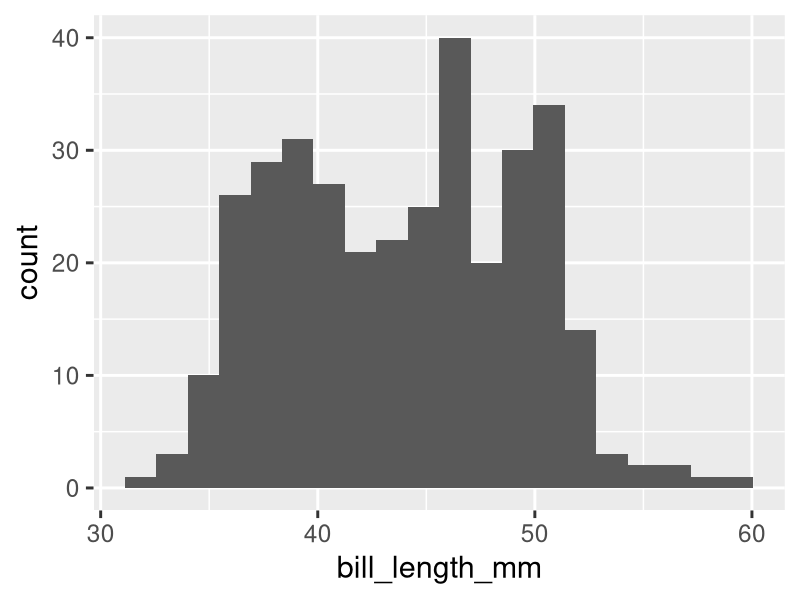
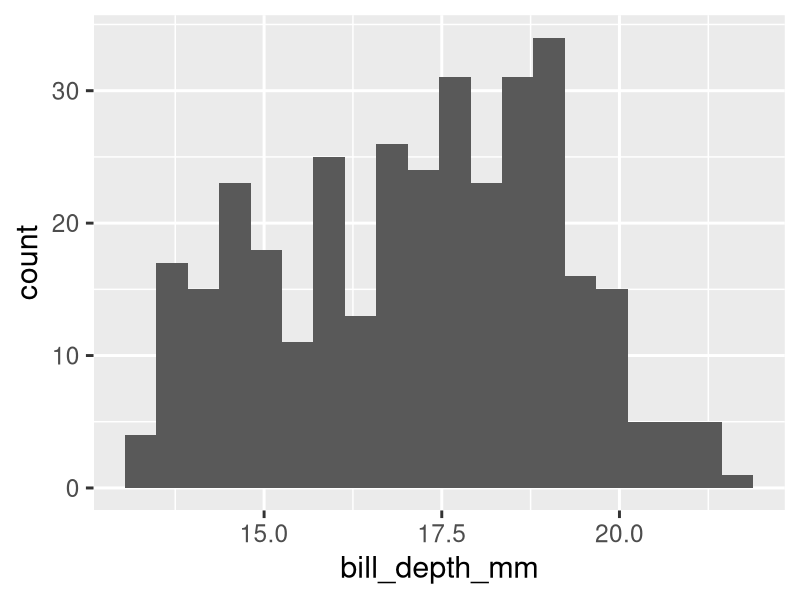
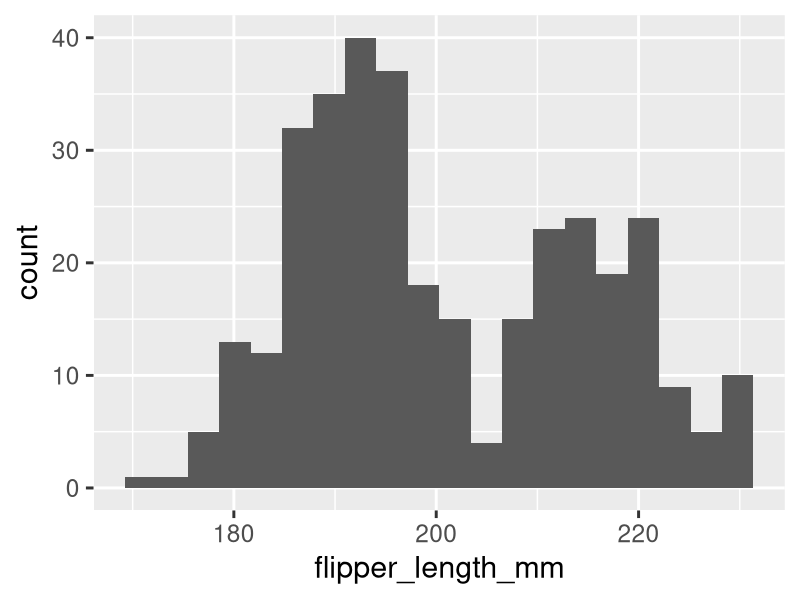
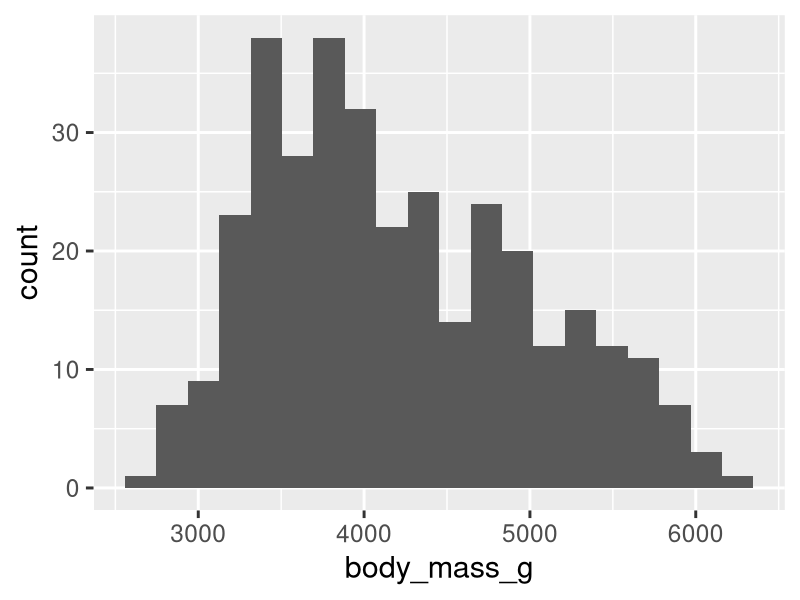

R code for these plots, in order: (Note: this script raises an error after producing the figures.)
## ---- chunk 1
library(tidyverse)
library(palmerpenguins)
## ---- chunk 2
data(penguins)
glimpse(penguins)
## ---- chunk 3
#| echo: false
#| layout-ncol: 2

penguins |> ggplot(aes(x = bill_length_mm)) +
  geom_histogram(bins = 20) +
  theme_gray(base_size = 22)
penguins |> ggplot(aes(x = bill_depth_mm)) +
  geom_histogram(bins = 20) +
  theme_gray(base_size = 22)
penguins |> ggplot(aes(x = flipper_length_mm)) +
  geom_histogram(bins = 20) +
  theme_gray(base_size = 22)
penguins |> ggplot(aes(x = body_mass_g)) +
  geom_histogram(bins = 20) +
  theme_gray(base_size = 22)
## ---- chunk 4
penguins <- penguins |>
  mutate(
    z_bill_length_mm = (bill_length_mm - mean(bill_length_mm, na.rm = TRUE)) / sd(bill_length_mm, na.rm = TRUE),
    z_bill_depth_mm = (bill_depth_mm - mean(bill_depth_mm, na.rm = TRUE)) / sd(bill_depth_mm, na.rm = TRUE),
    z_flipper_length_mm = (flipper_length_mm - mean(flipper_length_mm, na.rm = TRUE)) / sd(flipper_length_mm, na.rm = TRUE),
    z_body_mass_g = (body_mass_g - mean(body_mass_g, na.rm = TRUE)) / sd(body_mass_g, na.rm = TRUE)
  )
## ---- chunk 5
to_z <- function(x) {
  (x - mean(x, na.rm = TRUE)) / sd(x, na.rm = TRUE)
}
## ---- chunk 6
penguins <- penguins |>
  mutate(
    z_bill_length_mm = to_z(bill_length_mm),
    z_bill_depth_mm = to_z(bill_depth_mm),
    z_flipper_length_mm = to_z(flipper_length_mm),
    z_body_mass_g = to_z(body_mass_g)
  )
## ---- chunk 7
to_z <- function(x, middle) {
  trim = (1 - middle)/2
  (x - mean(x, na.rm = TRUE, trim = trim)) / sd(x, na.rm = TRUE)
}
## ---- chunk 8
to_z(penguins$bill_length_mm, middle = 0.2)

## ---- chunk 9
#| error: true
to_z(penguins$bill_length_mm)

## ---- chunk 10
to_z <- function(x, middle = 1) {
  trim = (1 - middle)/2
  (x - mean(x, na.rm = TRUE, trim = trim)) / sd(x, na.rm = TRUE)
}

## ---- chunk 11
to_z(penguins$bill_length_mm)
## ---- chunk 12
to_box_cox <- function(x, lambda = 1) {
  (x^lambda - 1) / lambda
}
## ---- chunk 13
vals <- rexp(10000, 10) 
vals |> hist()
## ---- chunk 14
to_box_cox(vals, 0.3) |> 
  hist()
## ---- chunk 15
sd_error <- function(x){
  sd(x, na.rm = TRUE) / sqrt(sum(!is.na(x)))
}

## ---- chunk 16
sd_error(penguins$bill_length_mm)
## ---- chunk 17
penguins |> 
  summarise(se = sd_error(bill_length_mm))
## ---- chunk 18
sum_sq <- function(x){
 sum((x[!is.na(x)] - mean(x[!is.na(x)]))^2)
}
## ---- chunk 19
sum_sq(penguins$bill_length_mm)
## ---- chunk 20
penguins |> 
  summarise(mean = mean(bill_length_mm, na.rm = TRUE),
            n = sum(!is.na(bill_length_mm)),
            sd = sd(bill_length_mm, na.rm = TRUE),
            se = sd_error(bill_length_mm))
## ---- chunk 21
my_summary <- function(df, column){
  df |> 
  summarise(mean = mean(column, na.rm = TRUE),
            n = sum(!is.na(column)),
            sd = sd(column, na.rm = TRUE),
            se = sd_error(column))
}
## ---- chunk 22
#| error: true
my_summary(penguins, bill_length_mm)
## ---- chunk 23
my_summary <- function(df, column){
  df |> 
  summarise(mean = mean({{ column }}, na.rm = TRUE),
            n = sum(!is.na({{ column }})),
            sd = sd({{ column }}, na.rm = TRUE),
            se = sd_error({{ column }}),
            .groups = "drop")
}
## ---- chunk 24
my_summary(penguins, bill_length_mm)
## ---- chunk 25
my_summary <- function(df, summary_var, group_var){
  df |> 
    group_by({{ group_var }}) |> 
  summarise(median = median({{summary_var  }}, na.rm = TRUE),
            minimum = min({{summary_var  }}, na.rm = TRUE),
            maximum = max({{summary_var  }}, na.rm = TRUE),
            .groups = "drop")
}
## ---- chunk 26
my_summary(penguins, bill_length_mm, species)
## ---- chunk 27
my_summary <- function(df, summary_var, group_var = NULL){
  df |> 
    group_by({{ group_var }}) |> 
  summarise(median = median({{summary_var  }}, na.rm = TRUE),
            minimum = min({{summary_var  }}, na.rm = TRUE),
            maximum = max({{summary_var  }}, na.rm = TRUE),
            .groups = "drop")
}
## ---- chunk 28
my_summary(penguins, bill_length_mm)
## ---- chunk 29
#| error: true
my_summary(penguins, bill_length_mm, c(species, island),)
## ---- chunk 30
my_summary <- function(df, summary_var, group_var = NULL){
  df |> 
    group_by(pick({{ group_var }})) |> 
  summarise(median = median({{summary_var  }}, na.rm = TRUE),
            minimum = min({{summary_var  }}, na.rm = TRUE),
            maximum = max({{summary_var  }}, na.rm = TRUE),
            .groups = "drop")
}
## ---- chunk 31
#| error: true
my_summary(penguins, bill_length_mm, c(species, island))
